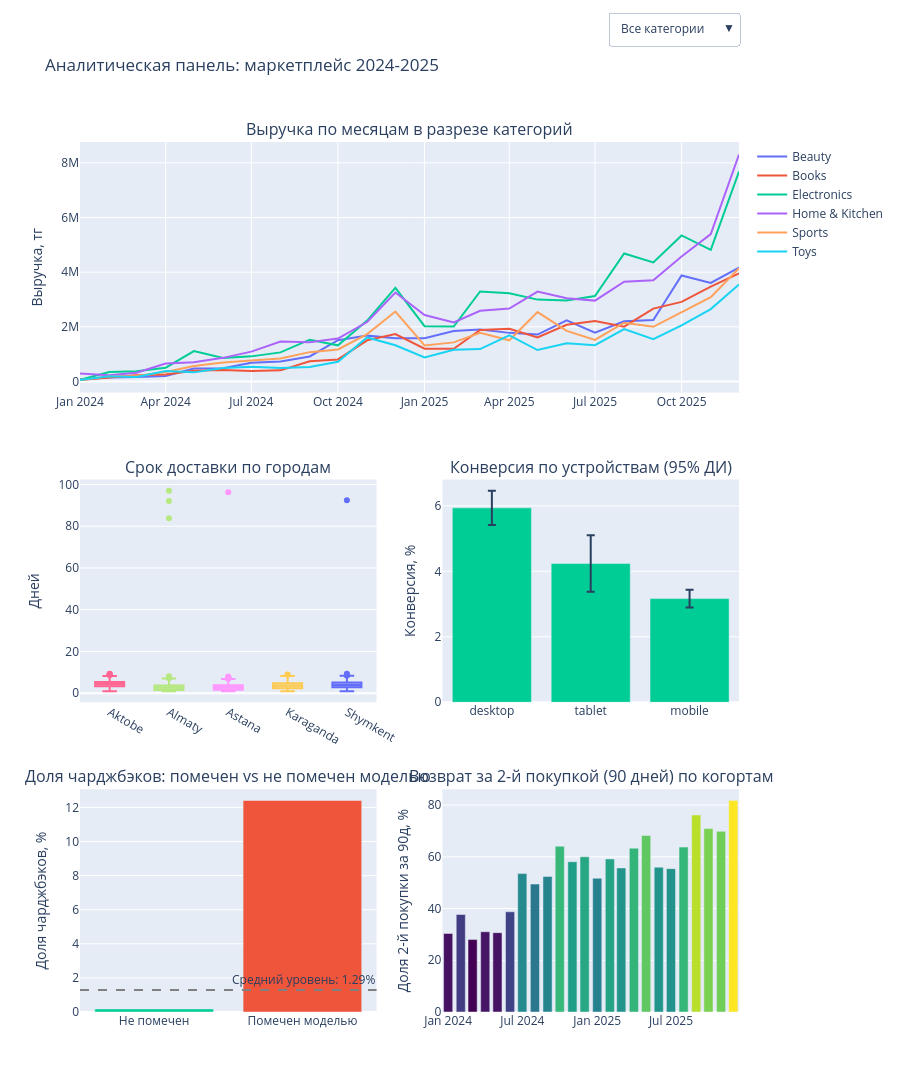

Notebook cell for this chart:
### Code cell
fig

### Figure 1 — Plotly figure (JSON) as saved in the notebook; plotly's stock layout.template omitted (floating-point values rounded to 4 significant figures; data arrays with more than 128 entries replaced by an {"elided": "..."} marker saying what was removed)
{"data": [{"hovertemplate": "%{x}<br>Beauty: %{y:,.0f} тг<extra></extra>", "line": {"color": "#636EFA"}, "mode": "lines", "name": "Beauty", "type": "scatter", "x": ["2024-01", "2024-02", "2024-03", "2024-04", "2024-05", "2024-06", "2024-07", "2024-08", "2024-09", "2024-10", "2024-11", "2024-12", "2025-01", "2025-02", "2025-03", "2025-04", "2025-05", "2025-06", "2025-07", "2025-08", "2025-09", "2025-10", "2025-11", "2025-12"], "xaxis": "x", "y": [79990.0, 145000.0, 166700.0, 202600.0, 472800.0, 485700.0, 686300.0, 730700.0, 914800.0, 1512000.0, 1678000.0, 1580000.0, 1585000.0, 1844000.0, 1902000.0, 1778000.0, 1718000.0, 2238000.0, 1787000.0, 2203000.0, 2248000.0, 3880000.0, 3609000.0, 4170000.0], "yaxis": "y"}, {"hovertemplate": "%{x}<br>Books: %{y:,.0f} тг<extra></extra>", "line": {"color": "#EF553B"}, "mode": "lines", "name": "Books", "type": "scatter", "x": ["2024-01", "2024-02", "2024-03", "2024-04", "2024-05", "2024-06", "2024-07", "2024-08", "2024-09", "2024-10", "2024-11", "2024-12", "2025-01", "2025-02", "2025-03", "2025-04", "2025-05", "2025-06", "2025-07", "2025-08", "2025-09", "2025-10", "2025-11", "2025-12"], "xaxis": "x", "y": [52790.0, 142500.0, 228800.0, 254800.0, 395600.0, 416900.0, 383700.0, 407400.0, 738500.0, 807600.0, 1506000.0, 1737000.0, 1202000.0, 1196000.0, 1882000.0, 1926000.0, 1611000.0, 2075000.0, 2209000.0, 2008000.0, 2666000.0, 2913000.0, 3472000.0, 3956000.0], "yaxis": "y"}, {"hovertemplate": "%{x}<br>Electronics: %{y:,.0f} тг<extra></extra>", "line": {"color": "#00CC96"}, "mode": "lines", "name": "Electronics", "type": "scatter", "x": ["2024-01", "2024-02", "2024-03", "2024-04", "2024-05", "2024-06", "2024-07", "2024-08", "2024-09", "2024-10", "2024-11", "2024-12", "2025-01", "2025-02", "2025-03", "2025-04", "2025-05", "2025-06", "2025-07", "2025-08", "2025-09", "2025-10", "2025-11", "2025-12"], "xaxis": "x", "y": [63430.0, 343700.0, 372100.0, 504100.0, 1111000.0, 859900.0, 918600.0, 1064000.0, 1529000.0, 1322000.0, 2228000.0, 3426000.0, 2022000.0, 2012000.0, 3293000.0, 3230000.0, 2996000.0, 2960000.0, 3126000.0, 4684000.0, 4354000.0, 5343000.0, 4815000.0, 7680000.0], "yaxis": "y"}, {"hovertemplate": "%{x}<br>Home & Kitchen: %{y:,.0f} тг<extra></extra>", "line": {"color": "#AB63FA"}, "mode": "lines", "name": "Home & Kitchen", "type": "scatter", "x": ["2024-01", "2024-02", "2024-03", "2024-04", "2024-05", "2024-06", "2024-07", "2024-08", "2024-09", "2024-10", "2024-11", "2024-12", "2025-01", "2025-02", "2025-03", "2025-04", "2025-05", "2025-06", "2025-07", "2025-08", "2025-09", "2025-10", "2025-11", "2025-12"], "xaxis": "x", "y": [293100.0, 229400.0, 319200.0, 659200.0, 703900.0, 864300.0, 1092000.0, 1458000.0, 1432000.0, 1568000.0, 2174000.0, 3256000.0, 2430000.0, 2163000.0, 2587000.0, 2669000.0, 3291000.0, 3049000.0, 2959000.0, 3654000.0, 3704000.0, 4573000.0, 5392000.0, 8305000.0], "yaxis": "y"}, {"hovertemplate": "%{x}<br>Sports: %{y:,.0f} тг<extra></extra>", "line": {"color": "#FFA15A"}, "mode": "lines", "name": "Sports", "type": "scatter", "x": ["2024-01", "2024-02", "2024-03", "2024-04", "2024-05", "2024-06", "2024-07", "2024-08", "2024-09", "2024-10", "2024-11", "2024-12", "2025-01", "2025-02", "2025-03", "2025-04", "2025-05", "2025-06", "2025-07", "2025-08", "2025-09", "2025-10", "2025-11", "2025-12"], "xaxis": "x", "y": [57020.0, 186600.0, 196900.0, 345000.0, 569700.0, 691200.0, 771800.0, 839600.0, 1073000.0, 1172000.0, 1733000.0, 2560000.0, 1318000.0, 1431000.0, 1782000.0, 1506000.0, 2538000.0, 1852000.0, 1524000.0, 2150000.0, 1999000.0, 2545000.0, 3085000.0, 4143000.0], "yaxis": "y"}, {"hovertemplate": "%{x}<br>Toys: %{y:,.0f} тг<extra></extra>", "line": {"color": "#19D3F3"}, "mode": "lines", "name": "Toys", "type": "scatter", "x": ["2024-01", "2024-02", "2024-03", "2024-04", "2024-05", "2024-06", "2024-07", "2024-08", "2024-09", "2024-10", "2024-11", "2024-12", "2025-01", "2025-02", "2025-03", "2025-04", "2025-05", "2025-06", "2025-07", "2025-08", "2025-09", "2025-10", "2025-11", "2025-12"], "xaxis": "x", "y": [55820.0, 191100.0, 160800.0, 383000.0, 333300.0, 496400.0, 538700.0, 490500.0, 531400.0, 722400.0, 1611000.0, 1327000.0, 881100.0, 1163000.0, 1184000.0, 1684000.0, 1150000.0, 1401000.0, 1329000.0, 1917000.0, 1549000.0, 2053000.0, 2649000.0, 3552000.0], "yaxis": "y"}, {"hovertemplate": "%{y:.1f} дней<extra></extra>", "name": "Aktobe", "showlegend": false, "type": "box", "xaxis": "x2", "y": {"elided": "1009 float values"}, "yaxis": "y2"}, {"hovertemplate": "%{y:.1f} дней<extra></extra>", "name": "Almaty", "showlegend": false, "type": "box", "xaxis": "x2", "y": {"elided": "2631 float values"}, "yaxis": "y2"}, {"hovertemplate": "%{y:.1f} дней<extra></extra>", "name": "Astana", "showlegend": false, "type": "box", "xaxis": "x2", "y": {"elided": "1955 float values"}, "yaxis": "y2"}, {"hovertemplate": "%{y:.1f} дней<extra></extra>", "name": "Karaganda", "showlegend": false, "type": "box", "xaxis": "x2", "y": {"elided": "782 float values"}, "yaxis": "y2"}, {"hovertemplate": "%{y:.1f} дней<extra></extra>", "name": "Shymkent", "showlegend": false, "type": "box", "xaxis": "x2", "y": {"elided": "1151 float values"}, "yaxis": "y2"}, {"error_y": {"array": [0.5246, 0.8616, 0.2705], "arrayminus": [0.5246, 0.8616, 0.2705], "type": "data"}, "hovertemplate": "%{x}: %{y:.2f}%<extra></extra>", "marker": {"color": "#00CC96"}, "showlegend": false, "type": "bar", "x": ["desktop", "tablet", "mobile"], "xaxis": "x3", "y": [5.938, 4.238, 3.167], "yaxis": "y3"}, {"hovertemplate": "%{x}: %{y:.2f}%<extra></extra>", "marker": {"color": ["#00CC96", "#EF553B"]}, "showlegend": false, "type": "bar", "x": ["Не помечен", "Помечен моделью"], "xaxis": "x4", "y": [0.1832, 12.41], "yaxis": "y4"}, {"hovertemplate": "%{x}: %{y:.1f}%<extra></extra>", "marker": {"color": [30.38, 37.7, 28.0, 31.03, 30.67, 38.75, 53.52, 49.47, 52.44, 64.1, 58.11, 60.0, 51.72, 59.21, 55.71, 63.33, 68.24, 56.0, 55.43, 63.77, 76.19, 70.93, 69.86, 81.82], "colorscale": [[0, "#440154"], [0.1111, "#482878"], [0.2222, "#3e4989"], [0.3333, "#31688e"], [0.4444, "#26828e"], [0.5556, "#1f9e89"], [0.6667, "#35b779"], [0.7778, "#6ece58"], [0.8889, "#b5de2b"], [1, "#fde725"]]}, "showlegend": false, "type": "bar", "x": ["2024-01", "2024-02", "2024-03", "2024-04", "2024-05", "2024-06", "2024-07", "2024-08", "2024-09", "2024-10", "2024-11", "2024-12", "2025-01", "2025-02", "2025-03", "2025-04", "2025-05", "2025-06", "2025-07", "2025-08", "2025-09", "2025-10", "2025-11", "2025-12"], "xaxis": "x5", "y": [30.38, 37.7, 28.0, 31.03, 30.67, 38.75, 53.52, 49.47, 52.44, 64.1, 58.11, 60.0, 51.72, 59.21, 55.71, 63.33, 68.24, 56.0, 55.43, 63.77, 76.19, 70.93, 69.86, 81.82], "yaxis": "y5"}], "layout": {"annotations": [{"font": {"size": 16}, "showarrow": false, "text": "Выручка по месяцам в разрезе категорий", "x": 0.5, "xanchor": "center", "xref": "paper", "y": 1, "yanchor": "bottom", "yref": "paper"}, {"font": {"size": 16}, "showarrow": false, "text": "Срок доставки по городам", "x": 0.225, "xanchor": "center", "xref": "paper", "y": 0.612, "yanchor": "bottom", "yref": "paper"}, {"font": {"size": 16}, "showarrow": false, "text": "Конверсия по устройствам (95% ДИ)", "x": 0.775, "xanchor": "center", "xref": "paper", "y": 0.612, "yanchor": "bottom", "yref": "paper"}, {"font": {"size": 16}, "showarrow": false, "text": "Доля чарджбэков: помечен vs не помечен моделью", "x": 0.225, "xanchor": "center", "xref": "paper", "y": 0.256, "yanchor": "bottom", "yref": "paper"}, {"font": {"size": 16}, "showarrow": false, "text": "Возврат за 2-й покупкой (90 дней) по когортам", "x": 0.775, "xanchor": "center", "xref": "paper", "y": 0.256, "yanchor": "bottom", "yref": "paper"}, {"showarrow": false, "text": "Средний уровень: 1.29%", "x": 1, "xanchor": "right", "xref": "x4 domain", "y": 1.289, "yanchor": "bottom", "yref": "y4"}], "height": 1100, "shapes": [{"line": {"color": "gray", "dash": "dash"}, "type": "line", "x0": 0, "x1": 1, "xref": "x4 domain", "y0": 1.289, "y1": 1.289, "yref": "y4"}], "showlegend": true, "title": {"text": "Аналитическая панель: маркетплейс 2024-2025"}, "updatemenus": [{"buttons": [{"args": [{"visible": [true, true, true, true, true, true]}], "label": "Все категории", "method": "update"}, {"args": [{"visible": [true, false, false, false, false, false]}], "label": "Beauty", "method": "update"}, {"args": [{"visible": [false, true, false, false, false, false]}], "label": "Books", "method": "update"}, {"args": [{"visible": [false, false, true, false, false, false]}], "label": "Electronics", "method": "update"}, {"args": [{"visible": [false, false, false, true, false, false]}], "label": "Home & Kitchen", "method": "update"}, {"args": [{"visible": [false, false, false, false, true, false]}], "label": "Sports", "method": "update"}, {"args": [{"visible": [false, false, false, false, false, true]}], "label": "Toys", "method": "update"}], "direction": "down", "showactive": true, "x": 1, "y": 1.15}], "xaxis": {"anchor": "y", "domain": [0, 1]}, "xaxis2": {"anchor": "y2", "domain": [0, 0.45]}, "xaxis3": {"anchor": "y3", "domain": [0.55, 1]}, "xaxis4": {"anchor": "y4", "domain": [0, 0.45]}, "xaxis5": {"anchor": "y5", "domain": [0.55, 1]}, "yaxis": {"anchor": "x", "domain": [0.712, 1], "title": {"text": "Выручка, тг"}}, "yaxis2": {"anchor": "x2", "domain": [0.356, 0.612], "title": {"text": "Дней"}}, "yaxis3": {"anchor": "x3", "domain": [0.356, 0.612], "title": {"text": "Конверсия, %"}}, "yaxis4": {"anchor": "x4", "domain": [0, 0.256], "title": {"text": "Доля чарджбэков, %"}}, "yaxis5": {"anchor": "x5", "domain": [0, 0.256], "title": {"text": "Доля 2-й покупки за 90д, %"}}}}
